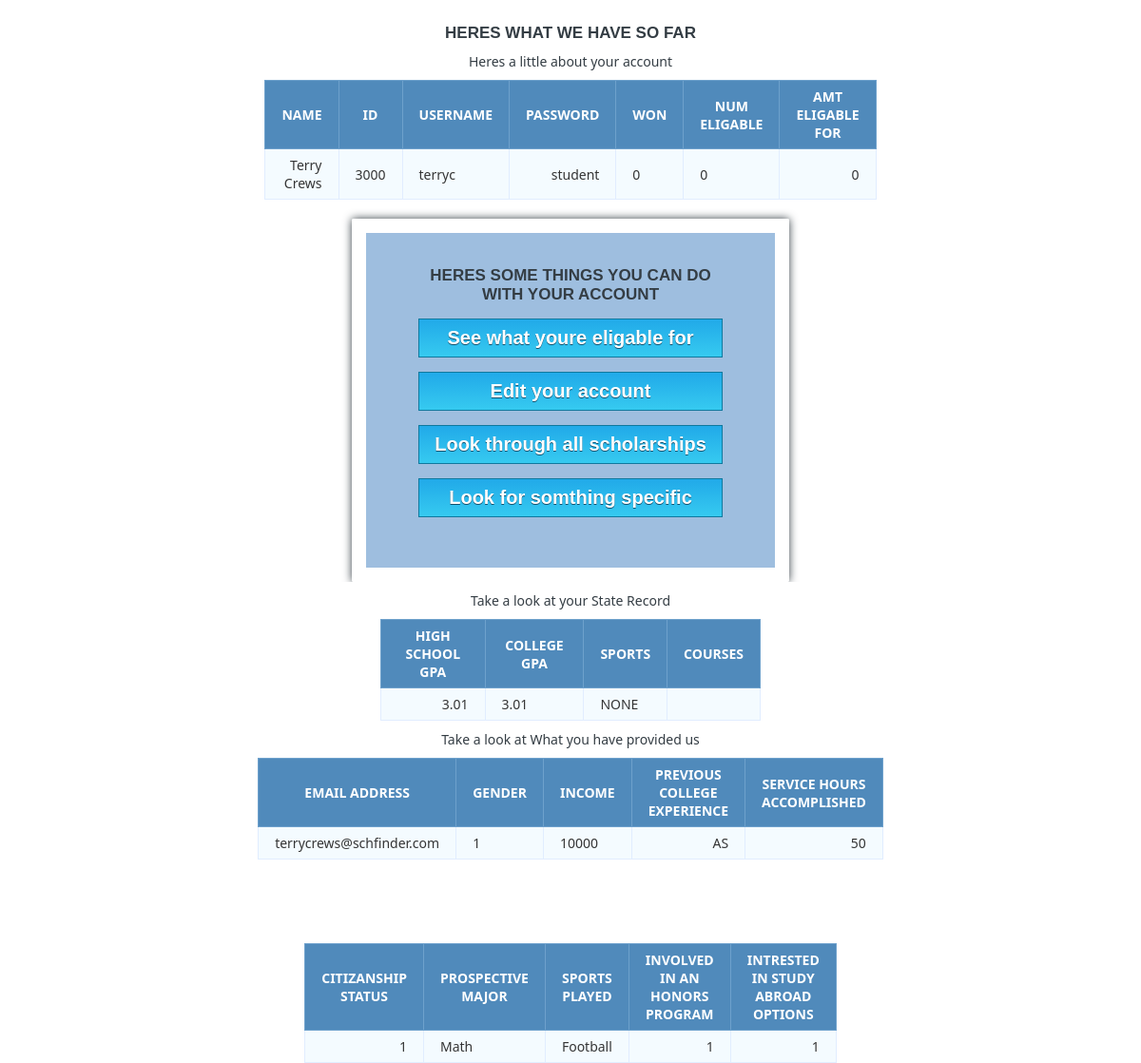
/studenthome.php?id=terryc, run on the app's committed database.
### tables this page shows
CREATE TABLE UserLogin (
    ID INTEGER,
    Username VARCHAR(25),
    Password VARCHAR(16)
);

CREATE TABLE Student (
    ID INTEGER,
    Name VARCHAR(25),
    ScholarshipsWon INTEGER,
    NumberEligableFor INTEGER,
    AmountEligableFor INTEGER
);

CREATE TABLE StateRecord (
    ID INTEGER,
    Name VARCHAR(25),
    HsGPA DOUBLE,
    CollGPA DOUBLE,
    Sports VARCHAR(10),
    CoursesTaken VARCHAR(100)
);

CREATE TABLE ProvidedRecord (
    ID INTEGER,
    Email VARCHAR(50),
    Gender INTEGER,
    Income INTEGER,
    PreviousCollege VARCHAR(10),  
    ServiceHours INTEGER,
    Citizanship BOOL NOT NULL DEFAULT '1',
    Major VARCHAR(15),
    Sports VARCHAR(10),  
    HonorsProgram BOOL NOT NULL DEFAULT '0',
    StudyAbroad BOOL NOT NULL DEFAULT '0'
);

### studenthome.php (the view, shortened to what this page needs)
<?php
include('DBconfig.php');
$userlogin = htmlspecialchars($_GET["id"]);
$result = $connect->query(
  "SELECT s.Name, u.ID, u.Username,
          u.Password, s.ScholarshipsWon,
          s.NumberEligableFor, s.AmountEligableFor
  FROM UserLogin u, Student s
  WHERE u.ID=s.ID
  AND u.Username='$userlogin'"
);
$schoolrecord = $connect->query(
  "SELECT r.HsGPA, r.CollGPA, r.Sports, r.CoursesTaken
   FROM UserLogin u, StateRecord r
   WHERE u.ID=r.ID
   AND u.Username='$userlogin'"
 );
$top = $connect->query(
  "SELECT p.Email, p.Gender, p.Income,
          p.PreviousCollege, p.ServiceHours
  FROM UserLogin u, ProvidedRecord p
  WHERE u.ID=p.ID
  AND u.Username='$userlogin'"
);
$bottom = $connect->query(
  "SELECT p.Citizanship, p.Major, p.Sports,
          p.HonorsProgram, p.StudyAbroad
  FROM UserLogin u, ProvidedRecord p
  WHERE u.ID=p.ID
  AND u.Username='$userlogin'"
);
?>
<html lang="en">
<link rel="stylesheet" href="login.css"/>
<head>
</head>
<body background="images/data.png" class="img-fluid">
  <h1>Heres what we have so far</h1>
      <table class="data-table">
        <caption class="title">Heres a little about your account</caption>
          <thead> <tr>
                  <th>Name</th>
                  <th>ID</th>
                  <th>username</th>
                  <th>password</th>
                  <th>Won</th>
                  <th>Num eligable</th>
                  <th>Amt eligable for</th>
                  </tr>
          </thead>
          <tbody>
            <?php
            if ($result->num_rows > 0) {
              while ($row = mysqli_fetch_assoc($result)) {
                echo '<tr>
                      <td>'.$row["Name"].'</td>
                      <td>'.$row["ID"].'</td>
                      <td>'.$row["Username"].'</td>
                      <td>'.$row["Password"].'</td>
                      <td>'.$row["ScholarshipsWon"].'</td>
                      <td>'.$row["NumberEligableFor"].'</td>
                      <td>'.$row["AmountEligableFor"].'</td>
                      </tr>';
              }
            }
            else { echo "Error Nothing found in users table " + $userlogin; }
            ?>
          </tbody>
        </table>
  <div class="container">
      <div class="main">
          <form class="form" method="post" action="#">
          <h1>Heres some things you can do with your account</h1>
  <input type="button" name="search" id="search" value="See what youre eligable for">
  <input type="button" name="edit" id="edit" value="Edit your account">
  <input type="button" name="gen" id="gen" value="Look through all scholarships">
  <input type="button" name="advsearch" id="advsearch" value="Look for somthing specific">
</form>
</div>
</div>
        <table class="data-table">
          <caption class="title">Take a look at your State Record</caption>
            <thead>
                <tr>
                    <th>High School GPA</th>
                    <th>College GPA</th>
                    <th>Sports</th>
                    <th>Courses</th>
                </tr>
            </thead>
            <tbody>
              <?php
              if ($schoolrecord->num_rows > 0) {
                while ($row = mysqli_fetch_assoc($schoolrecord)) {
                  echo '<tr>
                        <td>'.$row["HsGPA"].'</td>
                        <td>'.$row["CollGPA"].'</td>
                        <td>'.$row["Sports"].'</td>
                        <td>'.$row["Courses"].'</td>
                        </tr>';
                }
              }
              else { echo "Error Nothing found in state records table " + $userlogin; }
              ?>
            </tbody>
          </table>
          <table class="data-table">
            <caption class="title">Take a look at What you have provided us</caption>
              <thead>
                  <tr>
                      <th>Email Address</th>
                      <th>Gender</th>
                      <th>Income</th>
                      <th>Previous College Experience</th>
                      <th>Service Hours Accomplished</th>
                  </tr>
              </thead>
              <tbody>
                <?php
                if ($top->num_rows > 0) {
                  while ($row = mysqli_fetch_assoc($top)) {
                    echo '<tr>
                          <td>'.$row["Email"].'</td>
                          <td>'.$row["Gender"].'</td>
                          <td>'.$row["Income"].'</td>
                          <td>'.$row["PreviousCollege"].'</td>
                          <td>'.$row["ServiceHours"].'</td>
                          </tr>';
                  }
                }
                else { echo "Error Nothing found in state records table " + $userlogin; }
                ?>
              </tbody>
            </table>
            <table class="data-table">
                <thead>
                    <tr>
                        <th>Citizanship status</th>
                        <th>Prospective Major</th>
                        <th>Sports Played</th>
                        <th>Involved in an Honors Program</th>
                        <th>Intrested in study abroad options</th>
                    </tr>
                </thead>
                <tbody>
                  <?php
                  if ($bottom->num_rows > 0) {
                    while ($row = mysqli_fetch_assoc($bottom)) {
                      echo '<tr>
                            <td>'.$row["Citizanship"].'</td>
                            <td>'.$row["Major"].'</td>
                            <td>'.$row["Sports"].'</td>
                            <td>'.$row["HonorsProgram"].'</td>
                            <td>'.$row["StudyAbroad"].'</td>
                            </tr>';
                    }
                  }
                  else { echo "Error Nothing found in state records table " + $userlogin; }
                  ?>
                </tbody>
                <br></br>
                <br></br>
              </table>
</body>
</html>

### login.css (style rules this page uses)
.img-fluid { width: 100%; height: 100%; background-repeat: no-repeat; background-size:100% 1080px; }
div.container { overflow: hidden; padding: 20px 25px 0px 25px; top: 20%; right: 0; left: 0; margin-right: auto; margin-left: auto; min-height: 10em; width: 90%; }
div.main { width: 320px; margin: 0 auto; padding: 10px 55px 40px; background-color: rgba(63, 127, 191, 0.5); border: 15px solid white; box-shadow: 0 0 10px; border-radius: 2px; font-size: 13px; }
body { font-size: 15px; color: #343d44; font-family: "segoe-ui", "open-sans", tahoma, arial; padding: 0; margin: 0; }
table { margin: auto; font-family: "Lucida Sans Unicode", "Lucida Grande", "Segoe Ui"; font-size: 12px; }
h1 { margin: 25px auto 0; text-align: center; text-transform: uppercase; font-size: 17px; }
table td { transition: all .7s; }
.data-table { border-collapse: collapse; font-size: 14px; min-width: 400px; max-width: 400px; }
.data-table th, .data-table td { border: 1px solid #e1edff; padding: 7px 17px; }
.data-table caption { margin: 10px; }
.data-table thead th { background-color: #508abb; color: #FFFFFF; border-color: #6ea1cc !important; text-transform: uppercase; }
.data-table tbody td { color: #353535; }
.data-table tbody td:first-child, .data-table tbody td:nth-child(4), .data-table tbody td:last-child { text-align: right; }
.data-table tbody tr:nth-child(odd) td { background-color: #f4fbff; }
.data-table tbody td:empty { background-color: #ffcccc; }
#search { width: 100%; background: linear-gradient(#22abe9 5%, #36caf0 100%); border: 1px solid #0F799E; font-size: 20px; margin-top: 15px; padding: 8px; font-weight: bold; cursor: pointer; color: white; text-shadow: 0px 1px 0px #13506D; }
#gen { width: 100%; background: linear-gradient(#22abe9 5%, #36caf0 100%); border: 1px solid #0F799E; font-size: 20px; margin-top: 15px; padding: 8px; font-weight: bold; cursor: pointer; color: white; text-shadow: 0px 1px 0px #13506D; }
#advsearch { width: 100%; background: linear-gradient(#22abe9 5%, #36caf0 100%); border: 1px solid #0F799E; font-size: 20px; margin-top: 15px; padding: 8px; font-weight: bold; cursor: pointer; color: white; text-shadow: 0px 1px 0px #13506D; }
#edit { width: 100%; background: linear-gradient(#22abe9 5%, #36caf0 100%); border: 1px solid #0F799E; font-size: 20px; margin-top: 15px; padding: 8px; font-weight: bold; cursor: pointer; color: white; text-shadow: 0px 1px 0px #13506D; }

### data on the page
userlogin: student.Name "Terry Crews", ID "3000", Username "terryc", Password "student", student.ScholarshipsWon "0", student.NumberEligableFor "0", student.AmountEligableFor "0"
staterecord: HsGPA "3.01", CollGPA "3.01", Sports "NONE"
providedrecord: Email "terrycrews@schfinder.com", Gender "1", Income "10000", PreviousCollege "AS", ServiceHours "50", Citizanship "1", Major "Math", Sports "Football", HonorsProgram "1", StudyAbroad "1"
